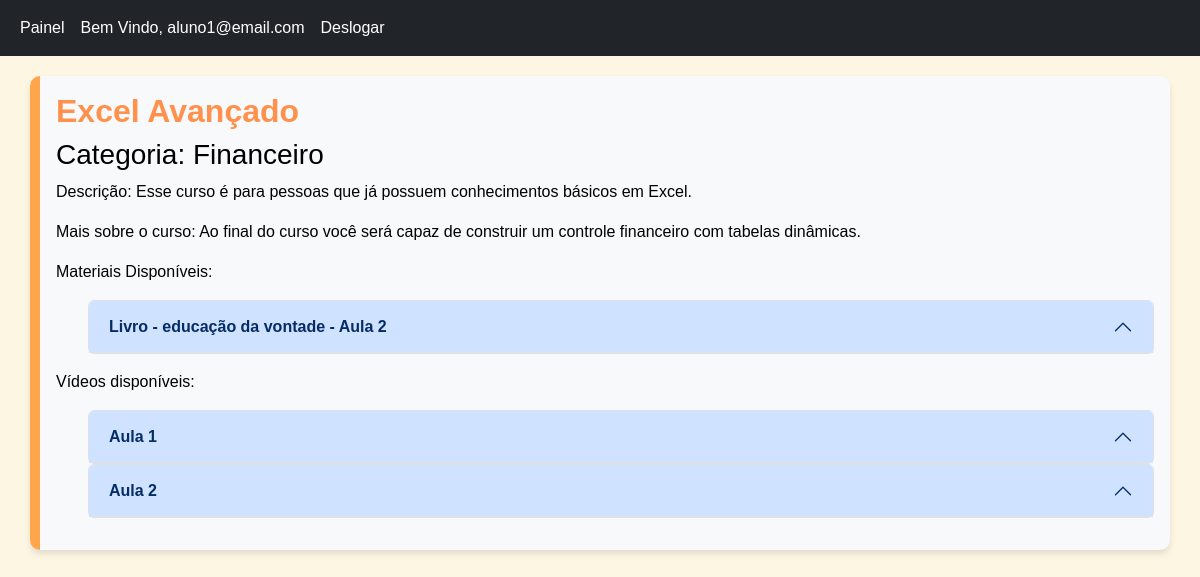
Screenshot of /acessar/3/ (signed in) with the database file from the repository.
### users/models.py (models this page shows, shortened)
class CustomUser(AbstractUser):
    username = None
    email = models.EmailField(_("email address"), unique=True)
    USERNAME_FIELD = "email"
    REQUIRED_FIELDS = []
    objects = CustomUserManager()

### cursos/models.py (models this page shows, shortened)
class Curso(models.Model):
    name = models.CharField(("Curso"), max_length=100)
    slug = models.SlugField(("Categoria"))
    short_description = models.TextField(("Descrição"))
    long_description = models.TextField(("Sobre o curso"))
    arquivos = models.ManyToManyField(Material, related_name="cursos", blank=True)
    videos = models.ManyToManyField(Video, related_name="cursos", blank=True)
    aluno = models.ManyToManyField(
        settings.AUTH_USER_MODEL,
        verbose_name='Usuário',
        related_name='cursos',
        blank=True,  # Permite que o campo seja opcional
    )
    class Meta:
        verbose_name = ("Curso")
        verbose_name_plural = ("Cursos")

class Material(models.Model):
    pdf = models.FileField("Material")
    title = models.CharField("Título do arquivo", max_length=200, blank=True, null=True)
    def get_absolute_url(self):
        return reverse("visualizar_pdf", kwargs={"material_id": self.pk})

class Video(models.Model):
    url = models.URLField("URL do vídeo")
    title = models.CharField("Título do vídeo", max_length=200, blank=True, null=True)

### cursos/views.py (the view)
# urls.py: path('acessar/<int:curso_id>/', views.acessar, name="acessar"),
@login_required
def acessar(request, curso_id):
    try:
        curso = Curso.objects.get(id=curso_id, aluno=request.user)  # Garante que o curso pertence ao aluno
    except Curso.DoesNotExist:
        return HttpResponse("Curso não encontrado ou você não tem acesso a este curso", status=404)
    curso.videos.all()  # Carrega os vídeos
    curso.arquivos.all()  # Carrega os arquivos
    context = {'curso': curso}
    return render(request, 'acessar.html', context)

### cursos/templates/acessar.html (shortened to what this page needs)
{% load static %}
<html lang="pt-BR">
  <head>
    <link href="https://cdn.jsdelivr.net/npm/bootstrap@5.3.3/dist/css/bootstrap.min.css" rel="stylesheet">
    <link rel="stylesheet" href= {% static 'style/style_acesso.css' %}>
  </head>
  <body>
    <nav class="navbar navbar-expand-lg bg-dark" data-bs-theme="dark" >
        <div class="container-fluid ">
            <div>
                <ul class="navbar-nav me-auto mb-2 mb-lg-0">
                    <li class="nav-item">
                        <a class="nav-link active" aria-current="page" href="{% url 'main'%}">Painel</a>
                    </li>
                    <li class="nav-item active">
                        <a class="nav-link" href="#">Bem Vindo, {{ user.get_username }} </a>
                    </li>
                    <li class="nav-item">
                            <a href="{% url 'logout' %}" onclick="event.preventDefault(); document.getElementById('logout-form').submit();" class="nav-link" role="button">Deslogar</a>
                </ul>
            </div>
        </div>
    </nav>
    <div class= "container text-bg-light p-3">
    <h2>{{ curso.name }}</h2>
    <h3>Categoria: {{ curso.slug }}</h3>
    <p>Descrição: {{ curso.short_description }}</p>
    <p>Mais sobre o curso: {{ curso.long_description }}</p>
{% if curso.arquivos.all|length > 0 %}
        <p>Materiais Disponíveis:</p>
        <ul>
        {% for arquivo in curso.arquivos.all %}
            <div class="accordion" id="accordionPanelsStayOpenExample">
                <div class="accordion-item">
                  <h2 class="accordion-header">
                    <button class="accordion-button" type="button" data-bs-toggle="collapse" data-bs-target="#panelsStayOpen-collapse{{ forloop.counter }}" aria-expanded="true" aria-controls="panelsStayOpen-collapse{{ forloop.counter }}">
                        {{ arquivo.title }}
                    </button>
                  </h2>
                </div>
            </div>
        {% endfor %}
        </ul>
{% else %}
        <p>Materiais não disponíveis</p>
{% endif %}
    {% if curso.videos.exists %}
    <p>Vídeos disponíveis:</p>
    <ul>
    {% for video in curso.videos.all %}
    <div class="accordion" id="accordionPanelsStayOpenExample">
        <div class="accordion-item">
          <h2 class="accordion-header">
            <button class="accordion-button" type="button" data-bs-toggle="collapse" data-bs-target="#panelsStayOpen-collapse{{ forloop.counter }}" aria-expanded="true" aria-controls="panelsStayOpen-collapse{{ forloop.counter }}">
                {{video.title}}
            </button>
        </h2>
        </div>
    </div>
    {% endfor %}
</ul>
    {% else %}
        <p>Vídeo aula não disponível</p>
    {% endif %}
    </div>
</html>

### cursos/static/style/style_acesso.css (style rules this page uses)
body { background-color: #fdf6e3; font-family: Arial, sans-serif; }
.navbar { background-color: #ff914d; }
.navbar .nav-link { color: white !important; }
.container { margin-top: 20px; background-color: #ffffff; border-radius: 10px; padding: 20px; box-shadow: 0 4px 6px rgba(0, 0, 0, 0.1); border-left: 10px solid #ffa64d; }
h2 { color: #ff914d; font-weight: bold; }
.accordion-button { background-color: #ffa64d; color: white; font-weight: bold; border: none; }
a { color: #ff914d; text-decoration: none; }

### rows the page displays
CustomUser: get_username "aluno1@email.com"
Curso: name "Excel Avançado", slug "Financeiro", short_description "Esse curso é para pessoas que já possuem conhecimentos básicos em Excel.", long_description "Ao final do curso você será capaz de construir um controle financeiro com tabelas dinâmicas."
Material: title "Livro - educação da vontade - Aula 2"
Video: title "Aula 1"
Video: title "Aula 2"
